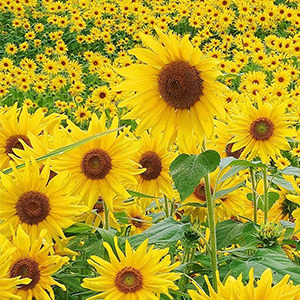
//> input picture Images/Single Extraction/Flowers.jpg, 300 x 300 px
$ ./Extractor   (built with g++ and OpenCV 4)
//> lines starting //> are read from the running program, lines starting //| are printed output that depends on the picture
/* Extrator de características */

#include <iostream>
#include <fstream>
#include <string>
#include <vector>
#include "opencv2/imgcodecs.hpp"
#include "opencv2/xfeatures2d.hpp"

using namespace std;
using namespace cv;
using namespace cv::xfeatures2d;

int algorithm_option = 0;
string algorithm_name;
string algorithm_fullname;
Ptr<Feature2D> algorithm;

int vector_f_dimension;
vector<float> vector_f;
char vector_f_element[10];

string ascit_path;
string input_image_path;
string vector_f_file_path;

Mat input_image;
Mat vector_set_c;
vector<KeyPoint> keypoints;

int64 runtime_start_ticks = 0;
int64 runtime_ticks = 0;
double runtime = 0.0;

int task_option;
int task_errors;
vector<string> tasks{ "Single Extraction", "Test 1", "Test 2", "Test 3" };


int test_index;
bool features_extraction_success;

/*
Variável para selecionar cada grupo de sub-imagens utilizados nos testes descritos no Capítulo 6:
  Training    ->  É gerado um vetor descritor F para cada sub-imagem do passo 2 descrito no método de teste citado na Seção 6.3.
  Evaluation  ->  É gerado um vetor descritor F para cada sub-imagem do passo 3 descrito no método de teste citado na Seção 6.3.
*/
vector<string> test_step{ "Training", "Evaluation" };

vector<vector<string>> textures{ //Variável para armazenar o nome das texturas da imagem I usada em cada teste do capítulo 6.
  /* Teste 1 */{ "Superior", "Inferior" },
  /* Teste 2 */{ "First", "Second", "Third" },
  /* Teste 3 */{ "First Superior", "Second Superior", "First Inferior", "Second Inferior" }
};

string end_application;

//Declaração de funções.
void initializeAlgorithm();
void extractFeatures();
void generateVectorF();
void storeVectorF();
void printVectorFDetails();
void singleExtraction();
void test();

//Função principal de execução da aplicação.
int main() {
  cout << "Features Extractor (OpenCV " << CV_VERSION << ")";

  //Variável para a seleção do algoritmo a ser utilizado. Opções:
  //  0 -> Algoritmo SIFT
  //  1 -> Algoritmo SURF
  algorithm_option = 0;

  initializeAlgorithm();

  cout << "\n\n\nSelected Algorithm: " << algorithm_name << " (" << algorithm_fullname << ")";

  //Variável para armazenar a localização do projeto ASCIT.
  ascit_path = "C:/Users/JozielPN/Projects/";

  //Atribuição do caminho da imagem de entrada.
  //Essa atribuição será usada apenas para a execução da tarefa Extração Única.
  input_image_path = ascit_path + "ASCIT/Images/" + tasks[0] + "/Flowers.jpg";

  //Atribuição do caminho de criação do arquivo de texto contendo o vetor descritor F.
  //Essa atribuição será usada apenas para a execução da tarefa Extração Única.
  vector_f_file_path = ascit_path + "ASCIT/Vector F/" + tasks[0] + "/Vector F (" + algorithm_name + ").txt";

  //Variável para selecionar a tarefa a ser executada usando o algoritmo selecionado. Opções:
  //  0 -> Extração Única   -> Gerar um único vetor descritor F para uma única imagem de entrada.
  //  1 -> Teste 1          -> Gerar um vetor descritor F para cada sub-imagem utilizada no Teste 1 descrito na seção 6.4.
  //  2 -> Teste 2          -> Gerar um vetor descritor F para cada sub-imagem utilizada no Teste 2 descrito na seção 6.5.
  //  3 -> Teste 3          -> Gerar um vetor descritor F para cada sub-imagem utilizada no Teste 3 descrito na seção 6.6.
  task_option = 0;

  //Execução da tarefa selecionada.
  if (task_option > -1 && task_option < 4) {
    cout << "\n\n\nExecuting " << tasks[task_option] << "...\n\n\n";
    task_errors = 0; //Contador de erros.
    if (task_option > 0) test();
    else singleExtraction();
  }
  else {
    cout << "\n\n\nYou selected an invalid task option.";
    task_errors = -1;
  }

  //Exibição de mensagem para indicar o fim da execução da aplicação e os possíveis erros ocorridos durante a execução da tarefa selecionada.
  if (task_errors > 0) {
    cout << "\n" << tasks[task_option] << " could not be completed successfully.";
    if (task_errors > 1) cout << "\n\n\nThere were " << task_errors << " errors!";
    else cout << "\n\n\nAn error has occurred!";
  }
  else if (task_errors == 0) cout << "\n" << tasks[task_option] << " completed successfully!";

  cout << "\n\n\nEnter anything to close the application: ";
  cin >> end_application;
  return 1;
}

//Início da 1° Etapa: Descrição de pontos de interesse (Seção 5.1.1) -> Inicialização do algoritmo selecionado.
void initializeAlgorithm() {
  if (algorithm_option == 0) { //Caso o algoritmo SIFT tenha sido selecionado.
    algorithm_name = "SIFT"; //Variável para armazenar o nome do algoritmo.
    algorithm_fullname = "Scale Invariant Features Transform"; //Variável para armazenar o nome completo do algoritmo sem abreviações.
    vector_f_dimension = 128;

    //O algoritmo SIFT é instanciado e inicializado com os seguintes parâmetros configurados:
    //(int nfeatures = all, int nOctaveLayers = 3, double contrastThreshold = 0.04, double edgeThreshold = 10, double sigma = 1.6)
    algorithm = SIFT::create();
  }
  else { //Caso algoritmo SURF tenha sido selecionado.
    algorithm_name = "SURF"; //Variável para armazenar o nome do algoritmo.
    algorithm_fullname = "Speeded-Up Robust Features"; //Variável para armazenar o nome completo do algoritmo sem abreviações.
    vector_f_dimension = 64;

    //O algoritmo SURF é instanciado e inicializado com os seguintes parâmetros configurados:
    //(double hessianThreshold = 800, int nOctaves = 4, int nOctaveLayers = 3, bool extended = false, bool upright = false)
    algorithm = SURF::create(800);
  }
  vector_f.resize(vector_f_dimension, 0.0);
}

//Fim da 1° Etapa: Descrição de pontos de interesse (Seção 5.1.1) -> Geração do conjunto C de vetores descritores.
void extractFeatures() {
  imread(input_image_path, IMREAD_GRAYSCALE).copyTo(input_image); //Leitura da imagem de entrada.
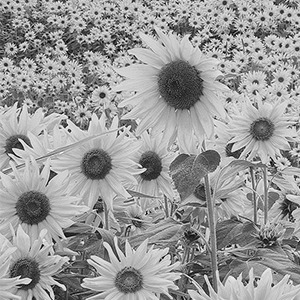
//> input_image: 300 rows x 300 cols, CV_8UC1; min 0, max 252, mean 152.9

  if (input_image.empty()) {
    cout << "ERROR!" << "\nCould not load the Input Image:\n" << input_image_path << "\n\n";
    features_extraction_success = false;
  }
  else {
    /*
    Para calcular o tempo decorrido durante o processo de extração de características da imagem de entrada,
    é utilizada a função getTickCount(), que retorna o atual número de pulsos do relógio de máquina após um determinado evento,
    como por exemplo, quando a máquina foi ligada.
    */

    runtime_start_ticks = getTickCount();

    //Extração de características: detecção dos pontos de interesse e computação dos vetores descritores.
    algorithm->detectAndCompute(input_image, Mat(), keypoints, vector_set_c);
//> keypoints = 1196 keypoints; strongest (x, y, size): (69, 130, 2.2), (63, 22, 2), (272, 285, 2), (40, 87, 2)

    runtime_ticks = getTickCount() - runtime_start_ticks;

    //Calcula o tempo total decorrido em milisegundos, através da frequencia do relógio de máquina.
    runtime = runtime_ticks / ((double)getTickFrequency()) * 1000.0;

    features_extraction_success = true;
  }
}

//2° Etapa: Geração de vetor descritor (Seção 5.1.2) -> Cálculo do vetor descritor F, o qual representa a imagem de entrada.
void generateVectorF() {
  for (unsigned int i = 0; i < keypoints.size(); i++)
    for (int j = 0; j < vector_f_dimension; j++)
      vector_f[j] += vector_set_c.at<float>(i, j);
//> after the loop, vector_f = 128 values, max 95939 at index 80, min 17906 at index 26, mean 35262.1

  for (int j = 0; j < vector_f_dimension; j++)
    vector_f[j] /= keypoints.size();
//> after the loop, vector_f = 128 values, max 80.22 at index 80, min 14.97 at index 26, mean 29.48

  //Se o algoritmo SIFT foi selecionado, é feita a normalização do vetor descritor F através da divisão de todos os seus valores por 100.
  if (algorithm_option == 0)
    for (int j = 0; j < 128; j++)
      vector_f[j] /= 100;
//> after the loop, vector_f = 128 values, max 0.802 at index 80, min 0.15 at index 26, mean 0.295
}

//Função para armazenar o vetor descritor F em um arquivo de texto.
void storeVectorF() {
  ofstream file(vector_f_file_path); //Cria ou abre arquivo.
  for (int i = 0; i < vector_f_dimension; i++) {
    if (i > 0) file << "|";
    snprintf(vector_f_element, 10, "%f", vector_f[i]);
    file << vector_f_element;
  }
//> this loop made 128 passes
//> vector_f_element on passes 2 to 13: "0.277458", "0.259640", "0.234356", "0.198855", "0.173336", "0.190644", "0.209206", "0.414038", "0.381246", "0.284758", "0.228503", "0.198696"
  file.close(); //Fecha arquivo.
}

//Função para exibir detalhes relacionados à geração do vetor F.
void printVectorFDetails() {
  cout << "Input Image:\t\t\t" << input_image_path;
  cout << "\nVector F File:\t\t\t" << vector_f_file_path;

  //Exibição da quantidade de pontos de interesse que foram detectados na imagem de entrada.
  cout << "\nKeypoints Quantity:\t\t" << keypoints.size();
//| Keypoints Quantity:		1196
//> the answer given: ../Images/Single Extraction/Flowers.jpg
//> (the run ends here: the program exits with an error code, at `return 1;`)

$ run again, with Images/Single Extraction/Forest.jpg copied over Images/Single Extraction/Flowers.jpg
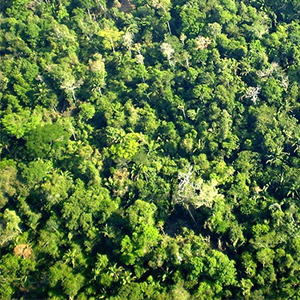
//> input picture Images/Single Extraction/Forest.jpg, 300 x 300 px
//> in extractFeatures, `imread(input_image_path, IMREAD_GRAYSCALE).copyTo(input_image);`:
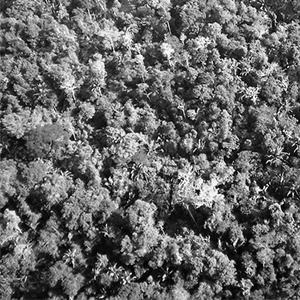
//> input_image: 300 rows x 300 cols, CV_8UC1; min 0, max 255, mean 103.3
//> keypoints = 1844 keypoints; strongest (x, y, size): (106, 184, 1.9), (210, 130, 1.8), (164, 276, 2.1), (198, 192, 3.1)
//> after the loop in generateVectorF, `for (unsigned int i = 0; i < keypoints.size(); i++)`: vector_f = 128 values, max 150860 at index 80, min 28890 at index 126, mean 54610.4
//> after the loop in generateVectorF, `for (int j = 0; j < vector_f_dimension; j++)`: vector_f = 128 values, max 81.81 at index 80, min 15.67 at index 126, mean 29.62
//> after the loop in generateVectorF, `for (int j = 0; j < 128; j++)`: vector_f = 128 values, max 0.818 at index 80, min 0.157 at index 126, mean 0.296
//> the loop in storeVectorF, `for (int i = 0; i < vector_f_dimension; i++)` made 128 passes
//> vector_f_element on passes 2 to 9: "0.274740", "0.273498", "0.258655", "0.228303", "0.185255", "0.161692", "0.185727", "0.423178"
//| Keypoints Quantity:		1844

$ run again, with Images/Single Extraction/Ground.jpg copied over Images/Single Extraction/Flowers.jpg
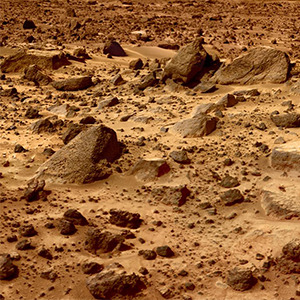
//> input picture Images/Single Extraction/Ground.jpg, 300 x 300 px
//> in extractFeatures, `imread(input_image_path, IMREAD_GRAYSCALE).copyTo(input_image);`:
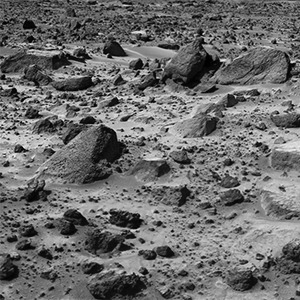
//> input_image: 300 rows x 300 cols, CV_8UC1; min 0, max 241, mean 109.2
//> keypoints = 1525 keypoints; strongest (x, y, size): (122, 130, 2.1), (17, 134, 1.9), (167, 129, 2), (172, 231, 1.8)
//> after the loop in generateVectorF, `for (unsigned int i = 0; i < keypoints.size(); i++)`: vector_f = 128 values, max 131416 at index 40, min 20480 at index 6, mean 44263.2
//> after the loop in generateVectorF, `for (int j = 0; j < vector_f_dimension; j++)`: vector_f = 128 values, max 86.17 at index 40, min 13.43 at index 6, mean 29.03
//> after the loop in generateVectorF, `for (int j = 0; j < 128; j++)`: vector_f = 128 values, max 0.862 at index 40, min 0.134 at index 6, mean 0.29
//> the loop in storeVectorF, `for (int i = 0; i < vector_f_dimension; i++)` made 128 passes
//> vector_f_element on passes 2 to 9: "0.269797", "0.231679", "0.268111", "0.268584", "0.179010", "0.134295", "0.187436", "0.498190"
//| Keypoints Quantity:		1525

$ run again, with Images/Single Extraction/Leaves.jpg copied over Images/Single Extraction/Flowers.jpg
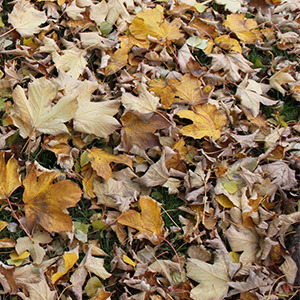
//> input picture Images/Single Extraction/Leaves.jpg, 300 x 300 px
//> in extractFeatures, `imread(input_image_path, IMREAD_GRAYSCALE).copyTo(input_image);`:
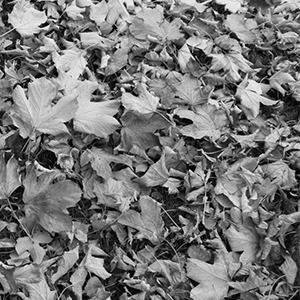
//> input_image: 300 rows x 300 cols, CV_8UC1; min 0, max 255, mean 119.4
//> keypoints = 1617 keypoints; strongest (x, y, size): (46, 24, 3), (6, 263, 1.9), (241, 45, 1.8), (36, 162, 2.1)
//> after the loop in generateVectorF, `for (unsigned int i = 0; i < keypoints.size(); i++)`: vector_f = 128 values, max 141882 at index 80, min 21738 at index 26, mean 45672
//> after the loop in generateVectorF, `for (int j = 0; j < vector_f_dimension; j++)`: vector_f = 128 values, max 87.74 at index 80, min 13.44 at index 26, mean 28.24
//> after the loop in generateVectorF, `for (int j = 0; j < 128; j++)`: vector_f = 128 values, max 0.877 at index 80, min 0.134 at index 26, mean 0.282
//> the loop in storeVectorF, `for (int i = 0; i < vector_f_dimension; i++)` made 128 passes
//> vector_f_element on passes 2 to 9: "0.250421", "0.260519", "0.253995", "0.234521", "0.194515", "0.159678", "0.164879", "0.472789"
//| Keypoints Quantity:		1617
